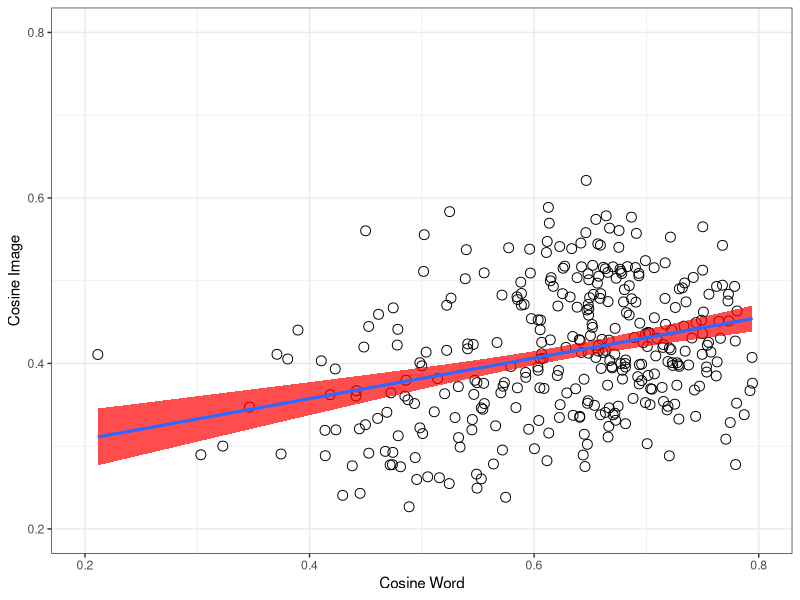
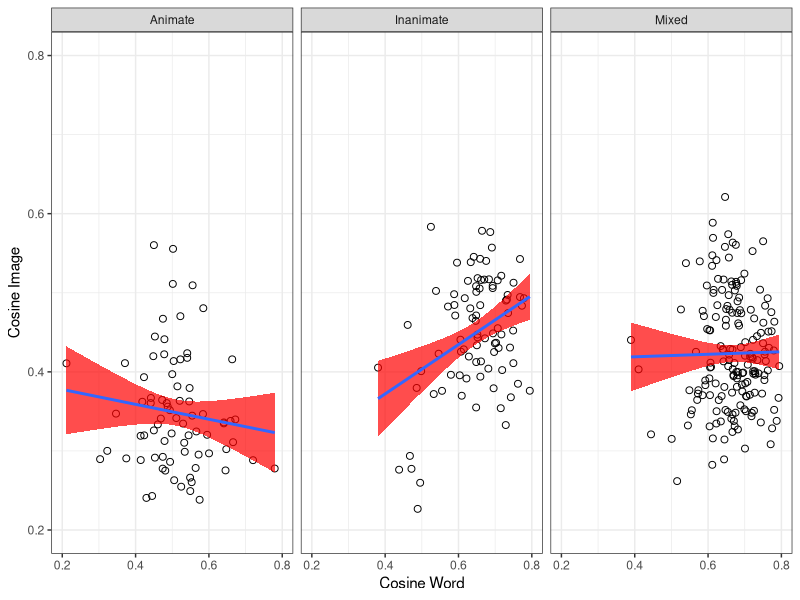
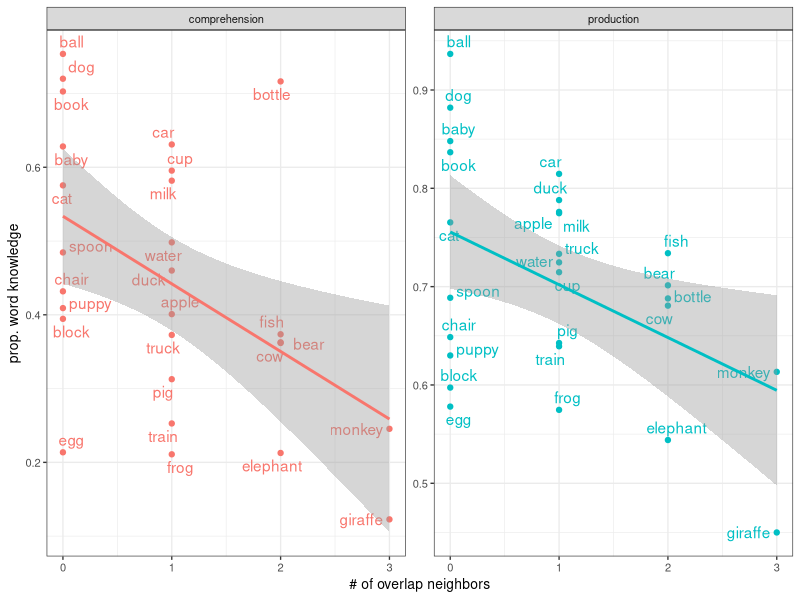

Recreate these plots in R, in order.
## ---- chunk 1
rm(list=ls())
knitr::opts_chunk$set(fig.width=3, fig.height=3, fig.crop = F, fig.pos = "tb", fig.path='figs/',
                      echo=F, warning=F, cache=F, message=F, sanitize = T)
## ---- chunk 2
library(png)
library(grid)
library(ggplot2)
library(xtable)
library(tidyverse)
library(ggpubr)
library(broom)
library(ggrepel)
## ---- chunk 3
animate <- c("puppy", "duck", "elephant", "pig", "monkey", "giraffe",
             "bear", "baby", "fish", "frog", "cow", "dog", "cat")
words27 <-  read_csv("data/pairwise_distances.csv") %>% distinct(word)
combo <- read_csv("data/pairwise_distances.csv") %>%
  unite(pair, X1, word, remove = T) %>% 
  distinct(cos_word,.keep_all = T)
#eb this gets rid of our redundancy issues
wb_prod <- read_csv("data/wordbank_production.csv") %>%  
   mutate(definition = forcats::fct_recode(definition,
    "fish"    = "fish (animal)",
    "water"   = "water (beverage)")) %>% 
  filter(definition%in%words27$word) %>% 
  mutate(animate = ifelse(definition %in% animate, "animate", "inanimate"))

wb_comp <- read_csv("data/wordbank_comprehension.csv") %>%
     mutate(definition = forcats::fct_recode(definition,
    "fish"    = "fish (animal)",
    "water"   = "water (beverage)")) %>% 
  filter(definition%in%words27$word) %>% 
    mutate(animate = ifelse(definition %in% animate, "animate", "inanimate"))
overlap_ratios <- read_csv("data/overlap_ratios.csv") %>% 
  mutate(animate = ifelse(word %in% animate, T, F))
# fix water picture in img space
neighbor_counts <- read_csv("python/neighbor_counts.csv") %>% 
  rename(definition = word)

stimuli_counts <- read_csv("python/stimuli_counts.csv")
## ---- chunk 4
#eb you may want to use tidy to reference elements of the cor.test output more easily, e.g.
#i alsoput all the stats into this chunk, removed from graph chunk below

pairwise_corr <- cor.test(combo$cos_img, combo$cos_word, conf.int=T) %>% tidy()

#an confint: -.33 to .10, p = .27
animate_corr <- cor.test(subset(combo, animate=="animate")$cos_word, 
                         subset(combo, animate=="animate")$cos_img, conf.int=T)%>%
  tidy()
#not_an confint: .18 to .54, p=.00024
not_anim_corr <- cor.test(subset(combo, animate=="inanimate")$cos_word, 
                          subset(combo, animate=="inanimate")$cos_img, conf.int=T)%>% 
  tidy()
#mixed_confint -.16 to.13, p=.86
mixed_corr <- cor.test(subset(combo, animate=="mixed")$cos_word, 
                       subset(combo, animate=="mixed")$cos_img, conf.int=T)%>% 
  tidy()

not_anim_corr_string <- sprintf("($R = %0.2f$, $p < %1.2g$)", not_anim_corr$estimate, not_anim_corr$p.value)
pairwise_corr_string <- sprintf("($R = %0.2f$, $p < %1.2g$)", pairwise_corr$estimate, pairwise_corr$p.value)
## ---- chunk 5

shapiro.test(overlap_ratios$overlap_ratio)#almost normal
wilcox.test(overlap_ratios$overlap_ratio)# significantly different from chance
#even with correction, both animate and animate overlaps>0, not different from each other
wilcox.test(subset(overlap_ratios, animate==F)$overlap_ratio)
wilcox.test(subset(overlap_ratios, animate==T)$overlap_ratio)
wilcox.test(subset(overlap_ratios, animate==T)$overlap_ratio,
            subset(overlap_ratios, animate==F)$overlap_ratio)
#ggplot(overlap_ratios, aes(overlap_ratio, fill = animate))+
#  geom_histogram(binwidth=.15, position = "stack")
## ---- chunk 6
ggplot(combo, aes(cos_word, cos_img))+
  geom_point(size=3, shape =1)+
  geom_smooth(method="lm", aes(group=1), show.legend=F, fill ="red", alpha = .7)+
  geom_smooth(method="lm", aes(group=1), se=F)+ # this second line is to trick ggplot into not putting the gray fill in the boxes in the legend (coming from the standard error in the first line)
  theme_bw()+
  xlab("Cosine Word")+
  ylab("Cosine Image")+
  xlim(0.2,0.80)+
  ylim(0.2,0.80)+
  theme(legend.position="bottom", 
        legend.title = element_blank(), 
        legend.text = element_text(size=7), 
        legend.key.width = unit(0.4, "cm"),
        legend.key = element_rect(fill = 'white', size = 0.1)
        )

cap <- sprintf("Relative cosine distance between points in word embedding space (x-axis) and image embedding space (y-axis), for every item pair. Fitted line reflects linear fit with SE;the correlation is significant ($R = %0.2f$, $p < %1.2g$).", pairwise_corr$estimate, pairwise_corr$p.value)
## ---- chunk 7

combo %>%
  ggplot(aes(cos_word, cos_img))+
  geom_point(size=2, shape = 1)+
    stat_smooth(method = "lm", aes(group=1),  fill ="red", alpha = .7)+theme_bw()+
    facet_wrap(~factor(animate, levels=c("animate", "inanimate", "mixed"), labels=c("Animate", "Inanimate", "Mixed")), dir="v", nrow = 1)+
    xlab("Cosine Word")+
    ylab("Cosine Image")+
    xlim(0.2,0.80)+
    ylim(0.2,0.80)+
    theme(legend.position="none")
    
cap <- sprintf("Relative cosine distance between points in word embedding space (x-axis) and image embedding space (y-axis), separated by pair-type (animate, inanimate, and mixed).Fitted line reflects linear fit with SE. Each graph contains all pairwise distances between objects that are either a) both animate ($R = %0.2f$, $p < %1.2g$), b) both inanimate ($R = %0.2f$, $p < %1.2g$), or c) mixed animate-to-inanimate ($R = %0.2f$, $p < %1.2g$)", animate_corr$estimate, animate_corr$p.value, not_anim_corr$estimate, not_anim_corr$p.value, mixed_corr$estimate, mixed_corr$p.value)
#put r and p on panel and delete from caption    
## ---- chunk 8
wb_prod_long <- wb_prod %>% 
  gather(`16`:`30`, value = 'mean_prop_prod', key = "month")
wb_comp_long <- wb_comp %>% 
  gather(`8`:`18`, value = 'mean_prop_comp', key = "month")
wb_prod_long_allmonths <- wb_prod_long %>% 
  group_by(definition, animate) %>% 
  summarise(overall_prop_prod = mean(mean_prop_prod)) %>% 
  left_join(neighbor_counts) %>% 
  mutate(totalneighbors = image_count+word_count+overlap_count,
         overlapratio = overlap_count/totalneighbors)

wb_comp_long_allmonths <- wb_comp_long %>% 
  group_by(definition, animate) %>% 
  summarise(overall_prop_comp = mean(mean_prop_comp)) %>% 
  left_join(neighbor_counts) %>% 
  mutate(totalneighbors = image_count+word_count+overlap_count,
         overlapratio = overlap_count/totalneighbors)
## ---- chunk 9
prod_overlap_corr <- cor.test(wb_prod_long_allmonths$overall_prop_prod, wb_prod_long_allmonths$overlap_count, conf.int=T) %>% tidy()
comp_overlap_corr <- cor.test(wb_comp_long_allmonths$overall_prop_comp, wb_comp_long_allmonths$overlap_count, conf.int=T) %>% tidy()

wb_all<- wb_comp_long_allmonths %>% 
  left_join(wb_prod_long_allmonths) %>% 
  gather(c(overall_prop_comp, overall_prop_prod), value = prop_kids, key = comp_prod ) %>% 
  mutate(comp_prod = fct_recode(comp_prod,
    "production" = "overall_prop_prod",
    "comprehension" = "overall_prop_comp"
  ))

ggplot(wb_all, aes(overlap_count,prop_kids, color = comp_prod))+
  geom_point()+
  geom_text_repel(aes(label = definition))+
  facet_wrap(~comp_prod, scales = "free_y")+
  stat_smooth(method = "lm")+
  theme_bw(base_size = 10)+
  guides(colour = "none")+
  xlab("# of overlap neighbors")+
  ylab("prop. word knowledge")

cap <- "Proportion of children in WordBank reported to understand (left, averaged over 8-18 months) or produce (right, averaged over 16-30 months) the 27 items, as a function of how many overlapping neighbors (i.e. image- and word-based neighbors) they have. Line indicates linear fit with SE confidence band."
## ---- chunk 10
# References will be generated automatically by Pandoc and included here.
# The following code is some latex to format the bibliography. Do not remove it.
